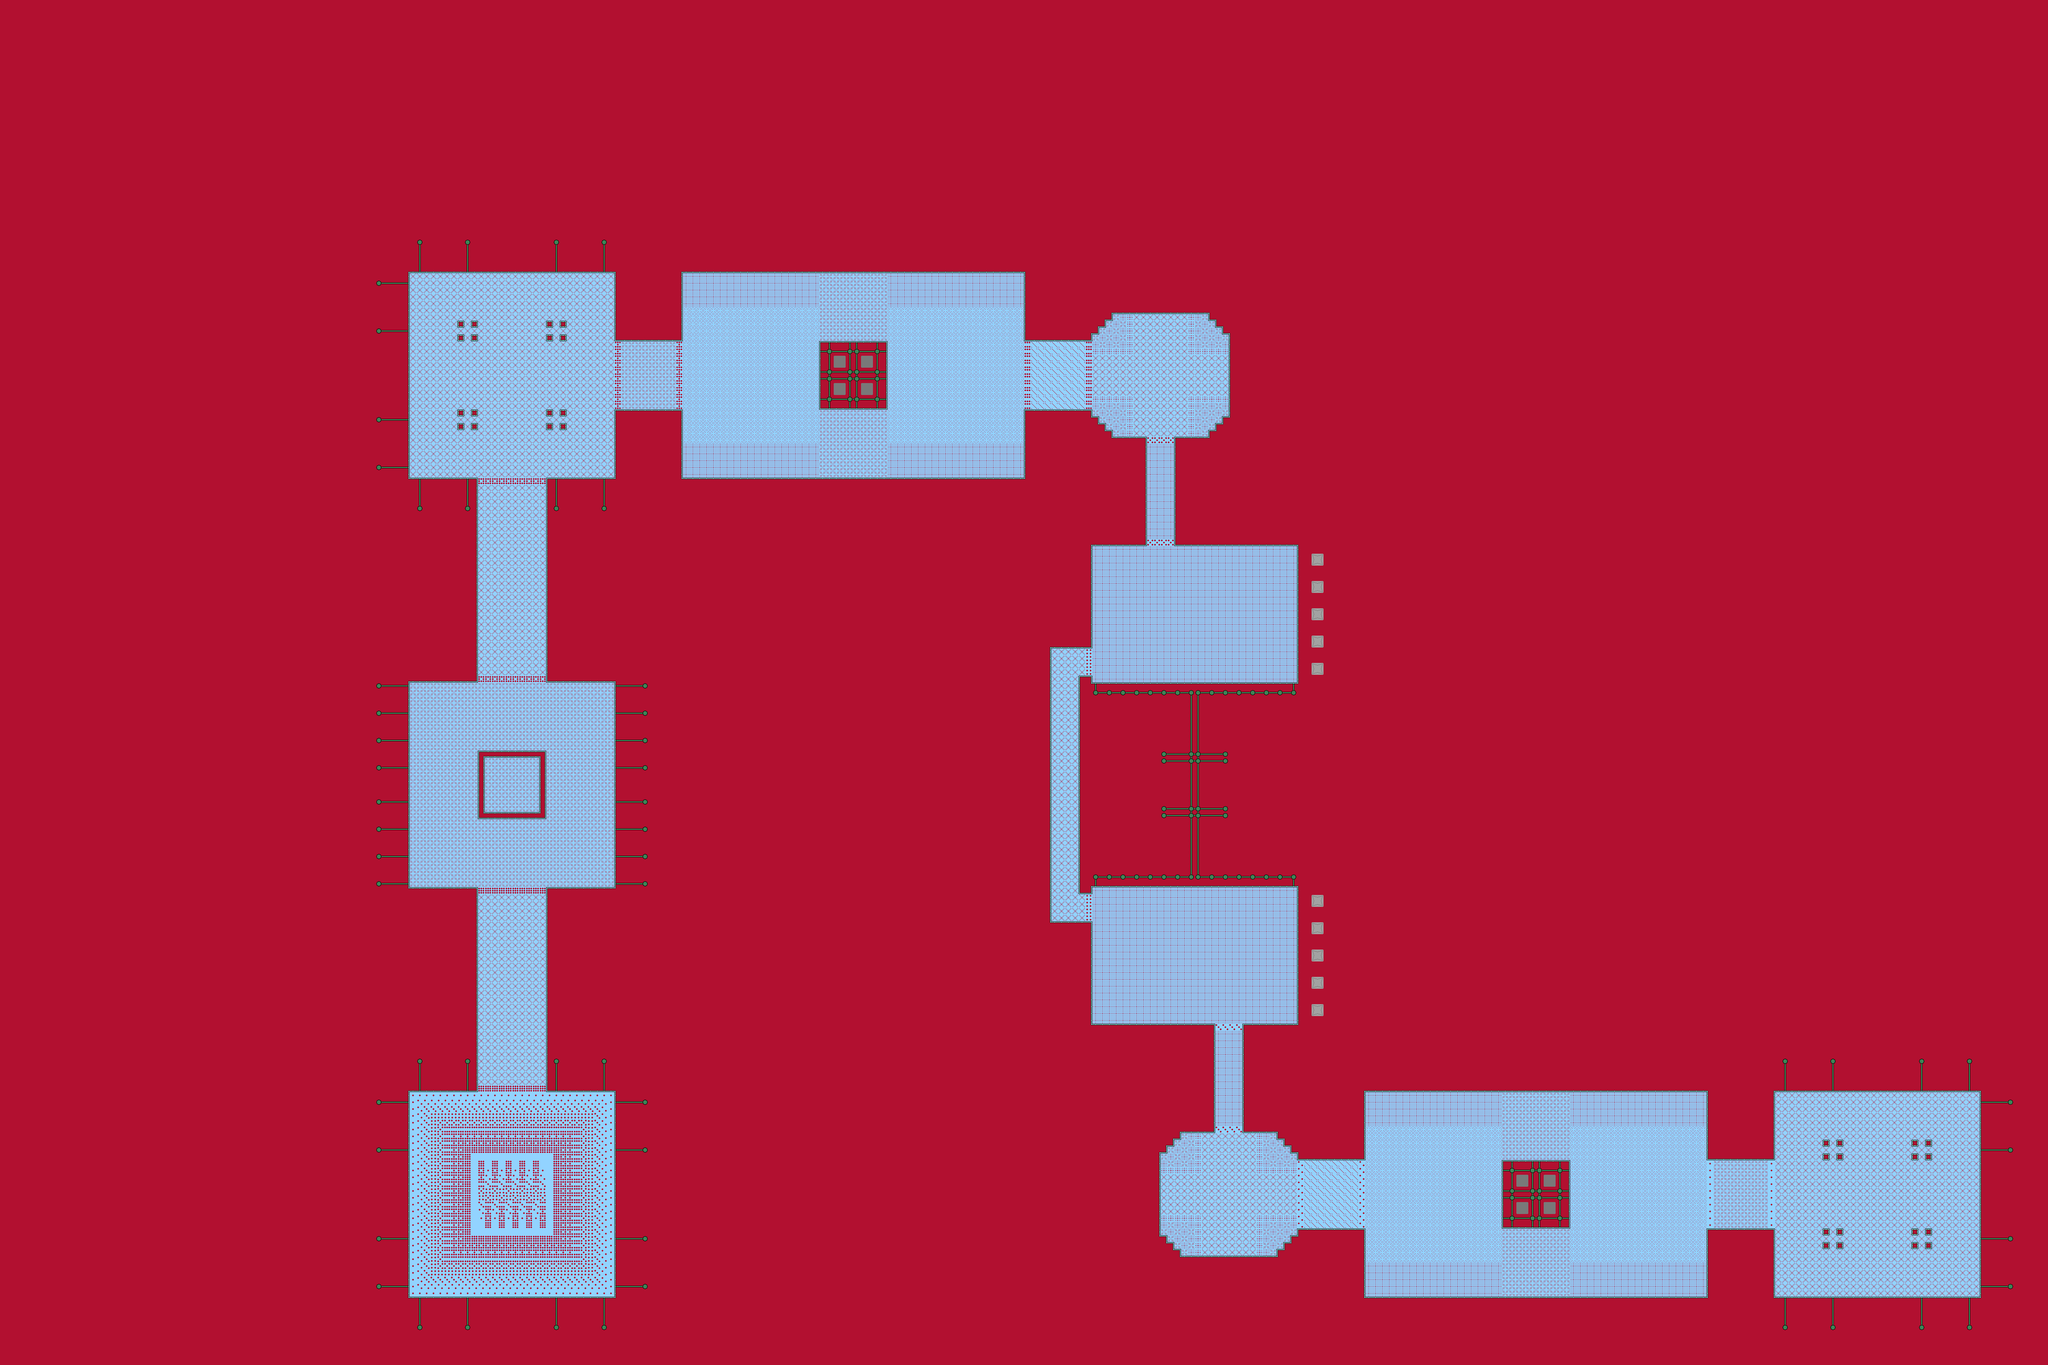

A 2D game scene composited from a Tiled map and its tileset images. What follows is a short description and the map's XML, with each tile layer's data collapsed to a summary:
An orthogonal 300x200 tile map with 16x16 px tiles, 2 tile layers (Lava, Floor).

<map version="1.5" tiledversion="1.7.2" orientation="orthogonal" renderorder="right-down" width="300" height="200" tilewidth="16" tileheight="16" infinite="0" nextlayerid="3" nextobjectid="1">
 <tileset firstgid="1" source="../TileSets/5x.tsx" />
 <layer id="1" name="Lava" width="300" height="200">
  <data>[60000 cells, 60000 non-empty, 1 distinct tile ids]</data>
 </layer>
 <layer id="2" name="Floor" width="300" height="200">
  <data>[60000 cells, 11548 non-empty, 59 distinct tile ids]</data>
 </layer>
</map>
